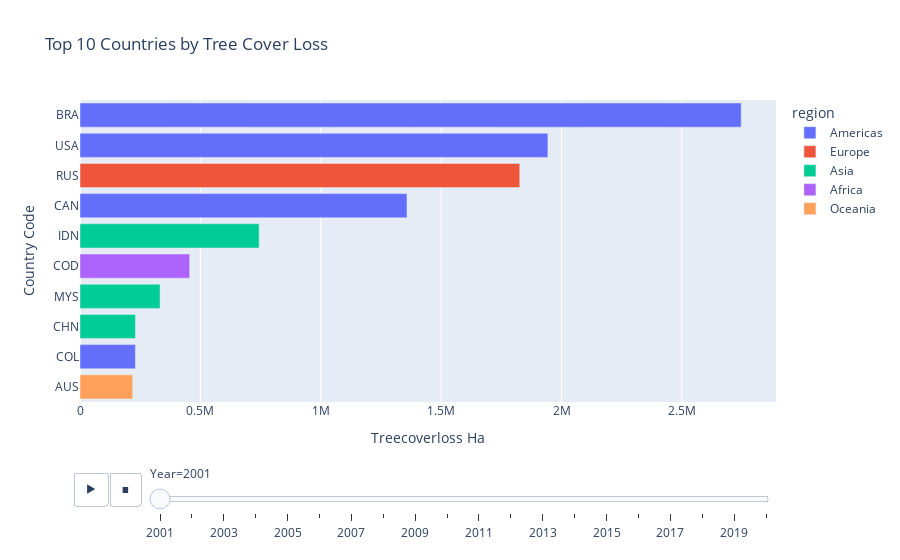
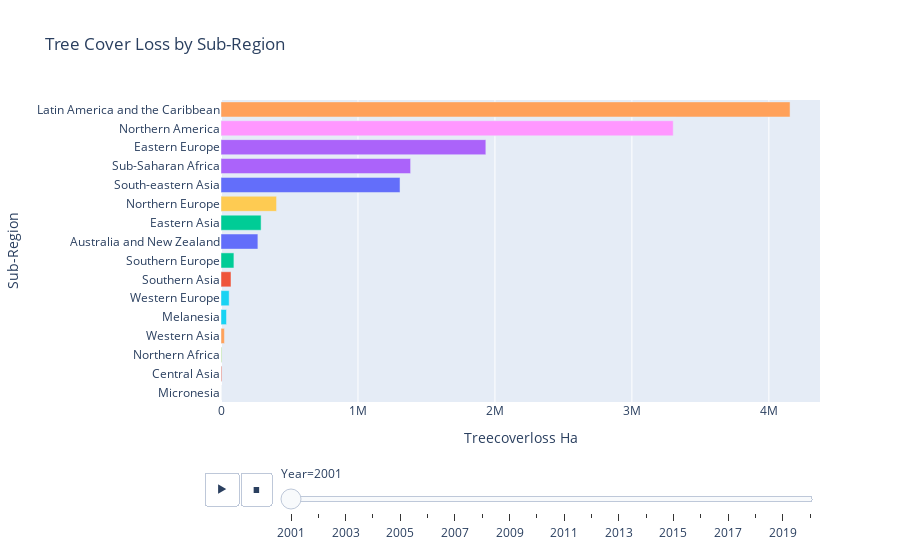

Notebook source saved alongside these figures, in order:
### Code cell
visualizer.map_country("TreeCoverLoss_ha", "Global Tree Cover Loss by Country", "Reds", output_mode="show")
visualizer.map_region("TreeCoverLoss_ha", "Global Tree Cover Loss by Sub-Region", "Reds", output_mode="show")
visualizer.top_countries("TreeCoverLoss_ha", "Top 10 Countries by Tree Cover Loss", output_mode="show")
visualizer.top_regions("TreeCoverLoss_ha", "Tree Cover Loss by Sub-Region", output_mode="show")
visualizer.country_trend("USA", "TreeCoverLoss_ha", "Tree Cover Loss for USA by Year", "blue", output_mode="show")
visualizer.global_trend("TreeCoverLoss_ha", "Total Tree Cover Loss Worldwide by Year", "green", output_mode="show")

### Figure 1 — Plotly figure (JSON) as saved in the notebook; plotly's stock layout.template omitted (floating-point values rounded to 4 significant figures)
{"data": [{"alignmentgroup": "True", "hovertemplate": "region=Americas<br>Year=2001<br>Treecoverloss Ha=%{x}<br>Country Code=%{y}<extra></extra>", "legendgroup": "Americas", "marker": {"color": "#636efa", "pattern": {"shape": ""}}, "name": "Americas", "offsetgroup": "Americas", "orientation": "h", "showlegend": true, "textposition": "auto", "type": "bar", "x": [2746000.0, 1943000.0, 1358000.0, 230100.0], "xaxis": "x", "y": ["BRA", "USA", "CAN", "COL"], "yaxis": "y"}, {"alignmentgroup": "True", "hovertemplate": "region=Europe<br>Year=2001<br>Treecoverloss Ha=%{x}<br>Country Code=%{y}<extra></extra>", "legendgroup": "Europe", "marker": {"color": "#EF553B", "pattern": {"shape": ""}}, "name": "Europe", "offsetgroup": "Europe", "orientation": "h", "showlegend": true, "textposition": "auto", "type": "bar", "x": [1827000.0], "xaxis": "x", "y": ["RUS"], "yaxis": "y"}, {"alignmentgroup": "True", "hovertemplate": "region=Asia<br>Year=2001<br>Treecoverloss Ha=%{x}<br>Country Code=%{y}<extra></extra>", "legendgroup": "Asia", "marker": {"color": "#00cc96", "pattern": {"shape": ""}}, "name": "Asia", "offsetgroup": "Asia", "orientation": "h", "showlegend": true, "textposition": "auto", "type": "bar", "x": [744100.0, 332500.0, 230300.0], "xaxis": "x", "y": ["IDN", "MYS", "CHN"], "yaxis": "y"}, {"alignmentgroup": "True", "hovertemplate": "region=Africa<br>Year=2001<br>Treecoverloss Ha=%{x}<br>Country Code=%{y}<extra></extra>", "legendgroup": "Africa", "marker": {"color": "#ab63fa", "pattern": {"shape": ""}}, "name": "Africa", "offsetgroup": "Africa", "orientation": "h", "showlegend": true, "textposition": "auto", "type": "bar", "x": [455500.0], "xaxis": "x", "y": ["COD"], "yaxis": "y"}, {"alignmentgroup": "True", "hovertemplate": "region=Oceania<br>Year=2001<br>Treecoverloss Ha=%{x}<br>Country Code=%{y}<extra></extra>", "legendgroup": "Oceania", "marker": {"color": "#FFA15A", "pattern": {"shape": ""}}, "name": "Oceania", "offsetgroup": "Oceania", "orientation": "h", "showlegend": true, "textposition": "auto", "type": "bar", "x": [218800.0], "xaxis": "x", "y": ["AUS"], "yaxis": "y"}], "layout": {"barmode": "relative", "legend": {"title": {"text": "region"}, "tracegroupgap": 0}, "showlegend": true, "sliders": [{"active": 0, "currentvalue": {"prefix": "Year="}, "len": 0.9, "pad": {"b": 10, "t": 60}, "steps": [{"args": [["2001"], {"frame": {"duration": 0, "redraw": true}, "fromcurrent": true, "mode": "immediate", "transition": {"duration": 0, "easing": "linear"}}], "label": "2001", "method": "animate"}, {"args": [["2002"], {"frame": {"duration": 0, "redraw": true}, "fromcurrent": true, "mode": "immediate", "transition": {"duration": 0, "easing": "linear"}}], "label": "2002", "method": "animate"}, {"args": [["2003"], {"frame": {"duration": 0, "redraw": true}, "fromcurrent": true, "mode": "immediate", "transition": {"duration": 0, "easing": "linear"}}], "label": "2003", "method": "animate"}, {"args": [["2004"], {"frame": {"duration": 0, "redraw": true}, "fromcurrent": true, "mode": "immediate", "transition": {"duration": 0, "easing": "linear"}}], "label": "2004", "method": "animate"}, {"args": [["2005"], {"frame": {"duration": 0, "redraw": true}, "fromcurrent": true, "mode": "immediate", "transition": {"duration": 0, "easing": "linear"}}], "label": "2005", "method": "animate"}, {"args": [["2006"], {"frame": {"duration": 0, "redraw": true}, "fromcurrent": true, "mode": "immediate", "transition": {"duration": 0, "easing": "linear"}}], "label": "2006", "method": "animate"}, {"args": [["2007"], {"frame": {"duration": 0, "redraw": true}, "fromcurrent": true, "mode": "immediate", "transition": {"duration": 0, "easing": "linear"}}], "label": "2007", "method": "animate"}, {"args": [["2008"], {"frame": {"duration": 0, "redraw": true}, "fromcurrent": true, "mode": "immediate", "transition": {"duration": 0, "easing": "linear"}}], "label": "2008", "method": "animate"}, {"args": [["2009"], {"frame": {"duration": 0, "redraw": true}, "fromcurrent": true, "mode": "immediate", "transition": {"duration": 0, "easing": "linear"}}], "label": "2009", "method": "animate"}, {"args": [["2010"], {"frame": {"duration": 0, "redraw": true}, "fromcurrent": true, "mode": "immediate", "transition": {"duration": 0, "easing": "linear"}}], "label": "2010", "method": "animate"}, {"args": [["2011"], {"frame": {"duration": 0, "redraw": true}, "fromcurrent": true, "mode": "immediate", "transition": {"duration": 0, "easing": "linear"}}], "label": "2011", "method": "animate"}, {"args": [["2012"], {"frame": {"duration": 0, "redraw": true}, "fromcurrent": true, "mode": "immediate", "transition": {"duration": 0, "easing": "linear"}}], "label": "2012", "method": "animate"}, {"args": [["2013"], {"frame": {"duration": 0, "redraw": true}, "fromcurrent": true, "mode": "immediate", "transition": {"duration": 0, "easing": "linear"}}], "label": "2013", "method": "animate"}, {"args": [["2014"], {"frame": {"duration": 0, "redraw": true}, "fromcurrent": true, "mode": "immediate", "transition": {"duration": 0, "easing": "linear"}}], "label": "2014", "method": "animate"}, {"args": [["2015"], {"frame": {"duration": 0, "redraw": true}, "fromcurrent": true, "mode": "immediate", "transition": {"duration": 0, "easing": "linear"}}], "label": "2015", "method": "animate"}, {"args": [["2016"], {"frame": {"duration": 0, "redraw": true}, "fromcurrent": true, "mode": "immediate", "transition": {"duration": 0, "easing": "linear"}}], "label": "2016", "method": "animate"}, {"args": [["2017"], {"frame": {"duration": 0, "redraw": true}, "fromcurrent": true, "mode": "immediate", "transition": {"duration": 0, "easing": "linear"}}], "label": "2017", "method": "animate"}, {"args": [["2018"], {"frame": {"duration": 0, "redraw": true}, "fromcurrent": true, "mode": "immediate", "transition": {"duration": 0, "easing": "linear"}}], "label": "2018", "method": "animate"}, {"args": [["2019"], {"frame": {"duration": 0, "redraw": true}, "fromcurrent": true, "mode": "immediate", "transition": {"duration": 0, "easing": "linear"}}], "label": "2019", "method": "animate"}, {"args": [["2020"], {"frame": {"duration": 0, "redraw": true}, "fromcurrent": true, "mode": "immediate", "transition": {"duration": 0, "easing": "linear"}}], "label": "2020", "method": "animate"}], "x": 0.1, "xanchor": "left", "y": 0, "yanchor": "top"}], "title": {"text": "Top 10 Countries by Tree Cover Loss"}, "updatemenus": [{"buttons": [{"args": [null, {"frame": {"duration": 500, "redraw": true}, "fromcurrent": true, "mode": "immediate", "transition": {"duration": 500, "easing": "linear"}}], "label": "&#9654;", "method": "animate"}, {"args": [[null], {"frame": {"duration": 0, "redraw": true}, "fromcurrent": true, "mode": "immediate", "transition": {"duration": 0, "easing": "linear"}}], "label": "&#9724;", "method": "animate"}], "direction": "left", "pad": {"r": 10, "t": 70}, "showactive": false, "type": "buttons", "x": 0.1, "xanchor": "right", "y": 0, "yanchor": "top"}], "xaxis": {"anchor": "y", "domain": [0, 1], "title": {"text": "Treecoverloss Ha"}}, "yaxis": {"anchor": "x", "categoryorder": "total ascending", "domain": [0, 1], "title": {"text": "Country Code"}}}}

### Figure 2 — Plotly figure (JSON) as saved in the notebook; plotly's stock layout.template omitted (floating-point values rounded to 4 significant figures)
{"data": [{"alignmentgroup": "True", "hovertemplate": "Sub-Region=%{y}<br>Year=2001<br>Treecoverloss Ha=%{x}<extra></extra>", "legendgroup": "Australia and New Zealand", "marker": {"color": "#636efa", "pattern": {"shape": ""}}, "name": "Australia and New Zealand", "offsetgroup": "Australia and New Zealand", "orientation": "h", "showlegend": true, "textposition": "auto", "type": "bar", "x": [269300.0], "xaxis": "x", "y": ["Australia and New Zealand"], "yaxis": "y"}, {"alignmentgroup": "True", "hovertemplate": "Sub-Region=%{y}<br>Year=2001<br>Treecoverloss Ha=%{x}<extra></extra>", "legendgroup": "Central Asia", "marker": {"color": "#EF553B", "pattern": {"shape": ""}}, "name": "Central Asia", "offsetgroup": "Central Asia", "orientation": "h", "showlegend": true, "textposition": "auto", "type": "bar", "x": [5527.0], "xaxis": "x", "y": ["Central Asia"], "yaxis": "y"}, {"alignmentgroup": "True", "hovertemplate": "Sub-Region=%{y}<br>Year=2001<br>Treecoverloss Ha=%{x}<extra></extra>", "legendgroup": "Eastern Asia", "marker": {"color": "#00cc96", "pattern": {"shape": ""}}, "name": "Eastern Asia", "offsetgroup": "Eastern Asia", "orientation": "h", "showlegend": true, "textposition": "auto", "type": "bar", "x": [292800.0], "xaxis": "x", "y": ["Eastern Asia"], "yaxis": "y"}, {"alignmentgroup": "True", "hovertemplate": "Sub-Region=%{y}<br>Year=2001<br>Treecoverloss Ha=%{x}<extra></extra>", "legendgroup": "Eastern Europe", "marker": {"color": "#ab63fa", "pattern": {"shape": ""}}, "name": "Eastern Europe", "offsetgroup": "Eastern Europe", "orientation": "h", "showlegend": true, "textposition": "auto", "type": "bar", "x": [1934000.0], "xaxis": "x", "y": ["Eastern Europe"], "yaxis": "y"}, {"alignmentgroup": "True", "hovertemplate": "Sub-Region=%{y}<br>Year=2001<br>Treecoverloss Ha=%{x}<extra></extra>", "legendgroup": "Latin America and the Caribbean", "marker": {"color": "#FFA15A", "pattern": {"shape": ""}}, "name": "Latin America and the Caribbean", "offsetgroup": "Latin America and the Caribbean", "orientation": "h", "showlegend": true, "textposition": "auto", "type": "bar", "x": [4155000.0], "xaxis": "x", "y": ["Latin America and the Caribbean"], "yaxis": "y"}, {"alignmentgroup": "True", "hovertemplate": "Sub-Region=%{y}<br>Year=2001<br>Treecoverloss Ha=%{x}<extra></extra>", "legendgroup": "Melanesia", "marker": {"color": "#19d3f3", "pattern": {"shape": ""}}, "name": "Melanesia", "offsetgroup": "Melanesia", "orientation": "h", "showlegend": true, "textposition": "auto", "type": "bar", "x": [40110.0], "xaxis": "x", "y": ["Melanesia"], "yaxis": "y"}, {"alignmentgroup": "True", "hovertemplate": "Sub-Region=%{y}<br>Year=2001<br>Treecoverloss Ha=%{x}<extra></extra>", "legendgroup": "Micronesia", "marker": {"color": "#FF6692", "pattern": {"shape": ""}}, "name": "Micronesia", "offsetgroup": "Micronesia", "orientation": "h", "showlegend": true, "textposition": "auto", "type": "bar", "x": [54.23], "xaxis": "x", "y": ["Micronesia"], "yaxis": "y"}, {"alignmentgroup": "True", "hovertemplate": "Sub-Region=%{y}<br>Year=2001<br>Treecoverloss Ha=%{x}<extra></extra>", "legendgroup": "Northern Africa", "marker": {"color": "#B6E880", "pattern": {"shape": ""}}, "name": "Northern Africa", "offsetgroup": "Northern Africa", "orientation": "h", "showlegend": true, "textposition": "auto", "type": "bar", "x": [5760.0], "xaxis": "x", "y": ["Northern Africa"], "yaxis": "y"}, {"alignmentgroup": "True", "hovertemplate": "Sub-Region=%{y}<br>Year=2001<br>Treecoverloss Ha=%{x}<extra></extra>", "legendgroup": "Northern America", "marker": {"color": "#FF97FF", "pattern": {"shape": ""}}, "name": "Northern America", "offsetgroup": "Northern America", "orientation": "h", "showlegend": true, "textposition": "auto", "type": "bar", "x": [3301000.0], "xaxis": "x", "y": ["Northern America"], "yaxis": "y"}, {"alignmentgroup": "True", "hovertemplate": "Sub-Region=%{y}<br>Year=2001<br>Treecoverloss Ha=%{x}<extra></extra>", "legendgroup": "Northern Europe", "marker": {"color": "#FECB52", "pattern": {"shape": ""}}, "name": "Northern Europe", "offsetgroup": "Northern Europe", "orientation": "h", "showlegend": true, "textposition": "auto", "type": "bar", "x": [405600.0], "xaxis": "x", "y": ["Northern Europe"], "yaxis": "y"}, {"alignmentgroup": "True", "hovertemplate": "Sub-Region=%{y}<br>Year=2001<br>Treecoverloss Ha=%{x}<extra></extra>", "legendgroup": "South-eastern Asia", "marker": {"color": "#636efa", "pattern": {"shape": ""}}, "name": "South-eastern Asia", "offsetgroup": "South-eastern Asia", "orientation": "h", "showlegend": true, "textposition": "auto", "type": "bar", "x": [1307000.0], "xaxis": "x", "y": ["South-eastern Asia"], "yaxis": "y"}, {"alignmentgroup": "True", "hovertemplate": "Sub-Region=%{y}<br>Year=2001<br>Treecoverloss Ha=%{x}<extra></extra>", "legendgroup": "Southern Asia", "marker": {"color": "#EF553B", "pattern": {"shape": ""}}, "name": "Southern Asia", "offsetgroup": "Southern Asia", "orientation": "h", "showlegend": true, "textposition": "auto", "type": "bar", "x": [73170.0], "xaxis": "x", "y": ["Southern Asia"], "yaxis": "y"}, {"alignmentgroup": "True", "hovertemplate": "Sub-Region=%{y}<br>Year=2001<br>Treecoverloss Ha=%{x}<extra></extra>", "legendgroup": "Southern Europe", "marker": {"color": "#00cc96", "pattern": {"shape": ""}}, "name": "Southern Europe", "offsetgroup": "Southern Europe", "orientation": "h", "showlegend": true, "textposition": "auto", "type": "bar", "x": [94220.0], "xaxis": "x", "y": ["Southern Europe"], "yaxis": "y"}, {"alignmentgroup": "True", "hovertemplate": "Sub-Region=%{y}<br>Year=2001<br>Treecoverloss Ha=%{x}<extra></extra>", "legendgroup": "Sub-Saharan Africa", "marker": {"color": "#ab63fa", "pattern": {"shape": ""}}, "name": "Sub-Saharan Africa", "offsetgroup": "Sub-Saharan Africa", "orientation": "h", "showlegend": true, "textposition": "auto", "type": "bar", "x": [1384000.0], "xaxis": "x", "y": ["Sub-Saharan Africa"], "yaxis": "y"}, {"alignmentgroup": "True", "hovertemplate": "Sub-Region=%{y}<br>Year=2001<br>Treecoverloss Ha=%{x}<extra></extra>", "legendgroup": "Western Asia", "marker": {"color": "#FFA15A", "pattern": {"shape": ""}}, "name": "Western Asia", "offsetgroup": "Western Asia", "orientation": "h", "showlegend": true, "textposition": "auto", "type": "bar", "x": [25070.0], "xaxis": "x", "y": ["Western Asia"], "yaxis": "y"}, {"alignmentgroup": "True", "hovertemplate": "Sub-Region=%{y}<br>Year=2001<br>Treecoverloss Ha=%{x}<extra></extra>", "legendgroup": "Western Europe", "marker": {"color": "#19d3f3", "pattern": {"shape": ""}}, "name": "Western Europe", "offsetgroup": "Western Europe", "orientation": "h", "showlegend": true, "textposition": "auto", "type": "bar", "x": [59580.0], "xaxis": "x", "y": ["Western Europe"], "yaxis": "y"}], "layout": {"barmode": "relative", "legend": {"title": {"text": "Sub-Region"}, "tracegroupgap": 0}, "showlegend": false, "sliders": [{"active": 0, "currentvalue": {"prefix": "Year="}, "len": 0.9, "pad": {"b": 10, "t": 60}, "steps": [{"args": [["2001"], {"frame": {"duration": 0, "redraw": true}, "fromcurrent": true, "mode": "immediate", "transition": {"duration": 0, "easing": "linear"}}], "label": "2001", "method": "animate"}, {"args": [["2002"], {"frame": {"duration": 0, "redraw": true}, "fromcurrent": true, "mode": "immediate", "transition": {"duration": 0, "easing": "linear"}}], "label": "2002", "method": "animate"}, {"args": [["2003"], {"frame": {"duration": 0, "redraw": true}, "fromcurrent": true, "mode": "immediate", "transition": {"duration": 0, "easing": "linear"}}], "label": "2003", "method": "animate"}, {"args": [["2004"], {"frame": {"duration": 0, "redraw": true}, "fromcurrent": true, "mode": "immediate", "transition": {"duration": 0, "easing": "linear"}}], "label": "2004", "method": "animate"}, {"args": [["2005"], {"frame": {"duration": 0, "redraw": true}, "fromcurrent": true, "mode": "immediate", "transition": {"duration": 0, "easing": "linear"}}], "label": "2005", "method": "animate"}, {"args": [["2006"], {"frame": {"duration": 0, "redraw": true}, "fromcurrent": true, "mode": "immediate", "transition": {"duration": 0, "easing": "linear"}}], "label": "2006", "method": "animate"}, {"args": [["2007"], {"frame": {"duration": 0, "redraw": true}, "fromcurrent": true, "mode": "immediate", "transition": {"duration": 0, "easing": "linear"}}], "label": "2007", "method": "animate"}, {"args": [["2008"], {"frame": {"duration": 0, "redraw": true}, "fromcurrent": true, "mode": "immediate", "transition": {"duration": 0, "easing": "linear"}}], "label": "2008", "method": "animate"}, {"args": [["2009"], {"frame": {"duration": 0, "redraw": true}, "fromcurrent": true, "mode": "immediate", "transition": {"duration": 0, "easing": "linear"}}], "label": "2009", "method": "animate"}, {"args": [["2010"], {"frame": {"duration": 0, "redraw": true}, "fromcurrent": true, "mode": "immediate", "transition": {"duration": 0, "easing": "linear"}}], "label": "2010", "method": "animate"}, {"args": [["2011"], {"frame": {"duration": 0, "redraw": true}, "fromcurrent": true, "mode": "immediate", "transition": {"duration": 0, "easing": "linear"}}], "label": "2011", "method": "animate"}, {"args": [["2012"], {"frame": {"duration": 0, "redraw": true}, "fromcurrent": true, "mode": "immediate", "transition": {"duration": 0, "easing": "linear"}}], "label": "2012", "method": "animate"}, {"args": [["2013"], {"frame": {"duration": 0, "redraw": true}, "fromcurrent": true, "mode": "immediate", "transition": {"duration": 0, "easing": "linear"}}], "label": "2013", "method": "animate"}, {"args": [["2014"], {"frame": {"duration": 0, "redraw": true}, "fromcurrent": true, "mode": "immediate", "transition": {"duration": 0, "easing": "linear"}}], "label": "2014", "method": "animate"}, {"args": [["2015"], {"frame": {"duration": 0, "redraw": true}, "fromcurrent": true, "mode": "immediate", "transition": {"duration": 0, "easing": "linear"}}], "label": "2015", "method": "animate"}, {"args": [["2016"], {"frame": {"duration": 0, "redraw": true}, "fromcurrent": true, "mode": "immediate", "transition": {"duration": 0, "easing": "linear"}}], "label": "2016", "method": "animate"}, {"args": [["2017"], {"frame": {"duration": 0, "redraw": true}, "fromcurrent": true, "mode": "immediate", "transition": {"duration": 0, "easing": "linear"}}], "label": "2017", "method": "animate"}, {"args": [["2018"], {"frame": {"duration": 0, "redraw": true}, "fromcurrent": true, "mode": "immediate", "transition": {"duration": 0, "easing": "linear"}}], "label": "2018", "method": "animate"}, {"args": [["2019"], {"frame": {"duration": 0, "redraw": true}, "fromcurrent": true, "mode": "immediate", "transition": {"duration": 0, "easing": "linear"}}], "label": "2019", "method": "animate"}, {"args": [["2020"], {"frame": {"duration": 0, "redraw": true}, "fromcurrent": true, "mode": "immediate", "transition": {"duration": 0, "easing": "linear"}}], "label": "2020", "method": "animate"}], "x": 0.1, "xanchor": "left", "y": 0, "yanchor": "top"}], "title": {"text": "Tree Cover Loss by Sub-Region"}, "updatemenus": [{"buttons": [{"args": [null, {"frame": {"duration": 500, "redraw": true}, "fromcurrent": true, "mode": "immediate", "transition": {"duration": 500, "easing": "linear"}}], "label": "&#9654;", "method": "animate"}, {"args": [[null], {"frame": {"duration": 0, "redraw": true}, "fromcurrent": true, "mode": "immediate", "transition": {"duration": 0, "easing": "linear"}}], "label": "&#9724;", "method": "animate"}], "direction": "left", "pad": {"r": 10, "t": 70}, "showactive": false, "type": "buttons", "x": 0.1, "xanchor": "right", "y": 0, "yanchor": "top"}], "xaxis": {"anchor": "y", "domain": [0, 1], "title": {"text": "Treecoverloss Ha"}}, "yaxis": {"anchor": "x", "categoryarray": ["Western Europe", "Western Asia", "Sub-Saharan Africa", "Southern Europe", "Southern Asia", "South-eastern Asia", "Northern Europe", "Northern America", "Northern Africa", "Micronesia", "Melanesia", "Latin America and the Caribbean", "Eastern Europe", "Eastern Asia", "Central Asia", "Australia and New Zealand"], "categoryorder": "total ascending", "domain": [0, 1], "title": {"text": "Sub-Region"}}}}
